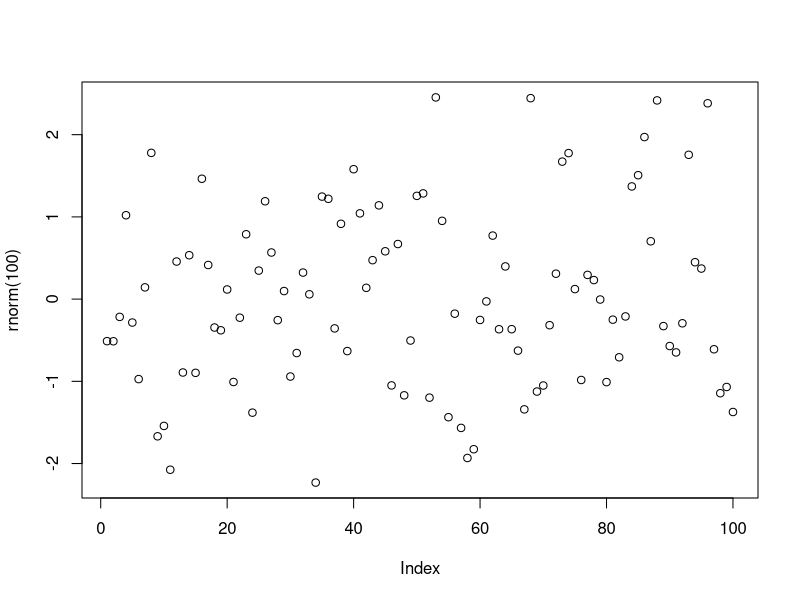

Source code (R):
## ---- chunk 1
maths <- c(12, 16, 8, 18, 6, 10)
anglais <- c(14, 9, 13, 15, 17, 11)
sport <- c(18, 11, 14, 10, 8, 12)
## ---- chunk 2
mean(anglais)
(maths + anglais + sport) / 3
## ---- chunk 3
maths <- c(12, 16, 8, 18, 6, 10)
anglais <- c(14, 9, 13, 15, 17, 11)
sport <- c(18, 11, 14, 10, 8, 12)
## ---- chunk 4
mean(anglais)
(maths + anglais + sport) / 3
plot(rnorm(100))
